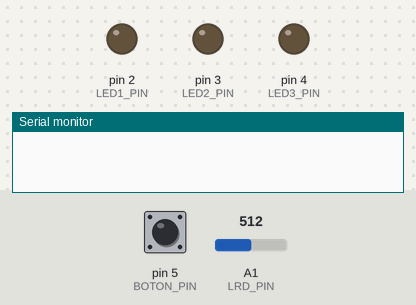
Recording of a sketch running on a simulated Arduino Uno, built with avr-gcc and run on an emulated ATmega328P. On the bench: output pins drawn as LEDs (lit = HIGH), the last lines printed to the serial monitor. Dashed ring = blinking. Inputs (shaded band) come from the test bench; at power-on: pin 5 (BOTON_PIN) HIGH, A1 (LRD_PIN) = 512.

Above: at 1.2 s.
1.3 s: pin 5 (BOTON_PIN) pulled LOW for 0.15 s
3.2 s: A1 (LRD_PIN) set to 106
4.7 s: A1 (LRD_PIN) set to 93
At 4.95 s:
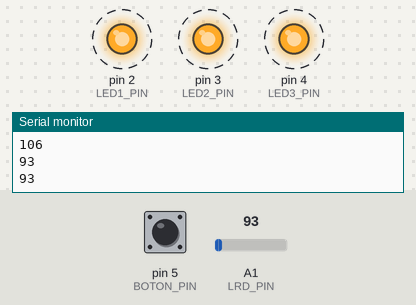
7.7 s: A1 (LRD_PIN) set to 110
At 7.7 s:
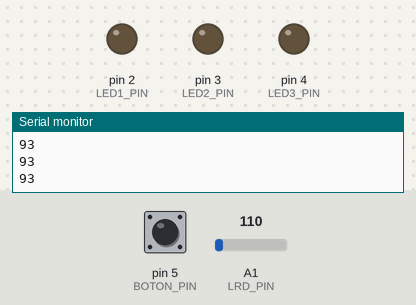
Timing chart, 0 to 10.2 s (numbered marks = the images above; inputs shaded):
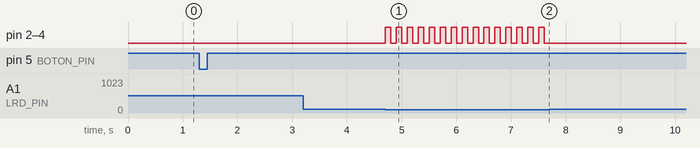

The sketch:

ExamenParcial2.ino
```cpp
const int LRD_PIN = A1; // Pin analógico utilizado para el sensor LRD
const int LED1_PIN = 2; // Pin digital utilizado para el LED
const int LED2_PIN = 3; // Pin digital utilizado para el LED
const int LED3_PIN = 4; // Pin digital utilizado para el LED
const int BOTON_PIN = 5; // Pin digital utilizado para el botón

bool leerSensor = false; // Variable para indicar si se debe leer el sensor

void setup() {
  Serial.begin(9600);
  pinMode(BOTON_PIN, INPUT_PULLUP); // Se establece el pin del botón como entrada con resistencia pull-up interna
  pinMode(LED1_PIN, OUTPUT); // Se establece el pin del LED como salida
  pinMode(LED2_PIN, OUTPUT); // Se establece el pin del LED como salida
  pinMode(LED3_PIN, OUTPUT); // Se establece el pin del LED como salida
}

void loop() {
  if (leerSensor) {
    int valor = analogRead(LRD_PIN);
    Serial.println(valor);
    if (valor < 100) { // Si el valor del LRD es menor a 100, se enciende el LED
      digitalWrite(LED1_PIN, HIGH);
      digitalWrite(LED2_PIN, HIGH);
      digitalWrite(LED3_PIN, HIGH);
      delay(100);
      digitalWrite(LED1_PIN, LOW);
      digitalWrite(LED2_PIN, LOW);
      digitalWrite(LED3_PIN, LOW);
      delay(100);
      digitalWrite(LED1_PIN, HIGH);
      digitalWrite(LED2_PIN, HIGH);
      digitalWrite(LED3_PIN, HIGH);
    } else {
      digitalWrite(LED1_PIN, LOW);
      digitalWrite(LED2_PIN, LOW);
      digitalWrite(LED3_PIN, LOW);
    }
  }

  // Se lee el estado del botón y se cambia el valor de la variable leerSensor cuando se presiona el botón
  if (digitalRead(BOTON_PIN) == LOW) {
    delay(50); // Se añade un pequeño retraso para evitar lecturas erróneas debido a rebotes del botón
    leerSensor = !leerSensor;
  }
}
```

Measured:
- the behaviour switches between 100 and 99 on A1 (LRD_PIN) (found by bisection; images 0 and 1)
- after the input at 4.7 s, pin 2 (LED1_PIN), pin 3 (LED2_PIN), pin 4 (LED3_PIN): alternates HIGH for 0.10 s and LOW for 0.10 s, starting at once
- after the input at 7.7 s, pin 2 (LED1_PIN), pin 3 (LED2_PIN), pin 4 (LED3_PIN): stops changing and stays LOW
